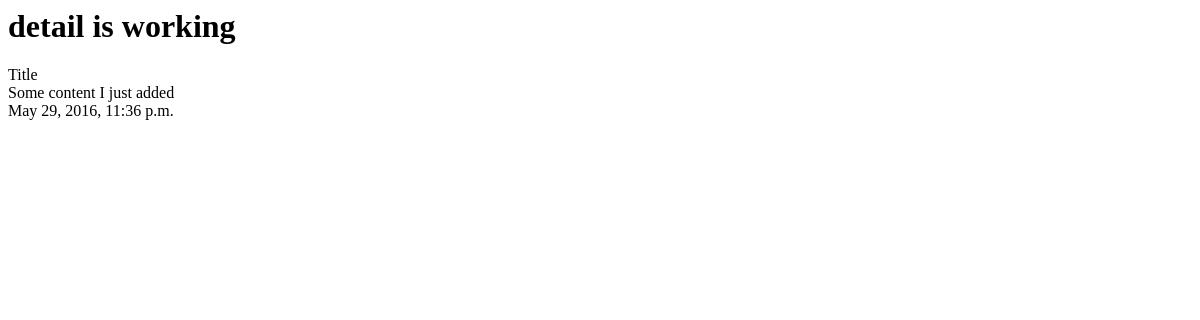
Page /posts/1/ on the earlier database version.
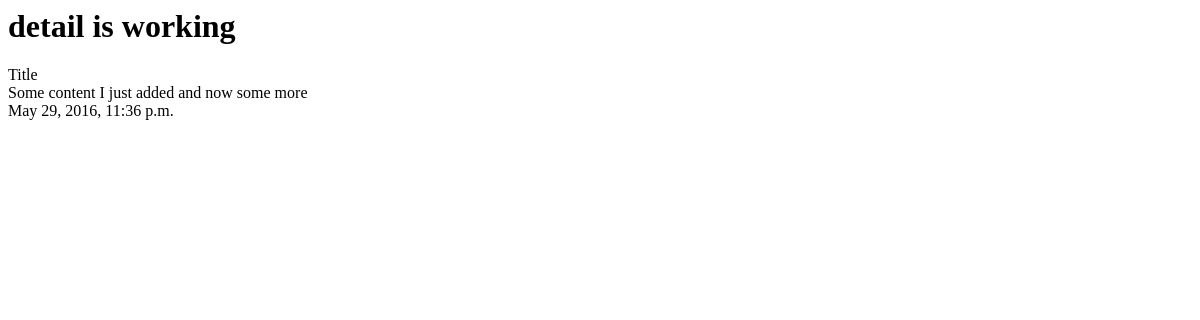
Same page on the later database version.
### posts/models.py (models this page shows, shortened)
class Post(models.Model):
    title = models.CharField(max_length=120)
    content = models.TextField()
    updated = models.DateTimeField(auto_now=True, auto_now_add=False)
    timestamp = models.DateTimeField(auto_now_add=True)

### posts/views.py (the view)
# urls.py: url(r'^(?P<id>\d+)/$', post_detail, name='detail'),
def post_detail(request, id=None):
    post = get_object_or_404(Post, id=id)
    context = {
        "title": "detail",
        "post": post
    }
    return render(request, "posts/detail.html", context)

### templates/posts/detail.html
{% extends "posts/base.html" %}
{% block content %}
    <h1>
        {{ title }} is working
    </h1>
    {{ post.title }} <br />
    {{ post.content }} <br />
    {{ post.timestamp }}
{% endblock content %}

Differences in the rows shown:
changed Post "Title": content "Some content I just added" → "Some content I just added and now some more"
